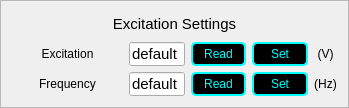
          <widget class="QFrame" name="frame_2">
           <property name="styleSheet">
            <string notr="true">#frame_2{
border:1px solid rgb(168,168,168)
}</string>
           </property>
           <property name="frameShape">
            <enum>QFrame::StyledPanel</enum>
           </property>
           <property name="frameShadow">
            <enum>QFrame::Raised</enum>
           </property>
           <layout class="QGridLayout" name="gridLayout_7" rowstretch="1,1,1" columnstretch="2,1,1,1,0">
            <item row="2" column="0">
             <widget class="QLabel" name="label_30">
              <property name="minimumSize">
               <size>
                <width>80</width>
                <height>20</height>
               </size>
              </property>
              <property name="maximumSize">
               <size>
                <width>200</width>
                <height>16777215</height>
               </size>
              </property>
              <property name="text">
               <string>Frequency</string>
              </property>
              <property name="alignment">
               <set>Qt::AlignCenter</set>
              </property>
             </widget>
            </item>
            <item row="2" column="1">
             <widget class="QLineEdit" name="lineEdit_LI_Frequency">
              <property name="sizePolicy">
               <sizepolicy hsizetype="Expanding" vsizetype="Preferred">
                <horstretch>0</horstretch>
                <verstretch>0</verstretch>
               </sizepolicy>
              </property>
              <property name="minimumSize">
               <size>
                <width>50</width>
                <height>20</height>
               </size>
              </property>
              <property name="maximumSize">
               <size>
                <width>16777215</width>
                <height>16777215</height>
               </size>
              </property>
              <property name="font">
               <font>
                <pointsize>11</pointsize>
               </font>
              </property>
              <property name="toolTip">
               <string>Frequency of both Lock-in</string>
              </property>
              <property name="text">
               <string>default</string>
              </property>
             </widget>
            </item>
            <item row="2" column="2">
             <widget class="QPushButton" name="pushButton_LI_Frequency_Read">
              <property name="sizePolicy">
               <sizepolicy hsizetype="Preferred" vsizetype="Preferred">
                <horstretch>0</horstretch>
                <verstretch>0</verstretch>
               </sizepolicy>
              </property>
              <property name="minimumSize">
               <size>
                <width>20</width>
                <height>20</height>
               </size>
              </property>
              <property name="maximumSize">
               <size>
                <width>9999</width>
                <height>9999</height>
               </size>
              </property>
              <property name="focusPolicy">
               <enum>Qt::NoFocus</enum>
              </property>
              <property name="toolTip">
               <string/>
              </property>
              <property name="styleSheet">
               <string notr="true">QPushButton:disabled#pushButton_LI_Frequency_Read{
color: rgb(168,168,168);
background-color:rgb(50,50,50);
border: 1px solid rgb(168,168,168);
border-radius: 5px
}

QPushButton:pressed#pushButton_LI_Frequency_Read{
color: rgb(0,255,255);
background-color:rgb(150,150,150);
border: 1px solid rgb(0,255,255);
border-radius: 5px
}

QPushButton#pushButton_LI_Frequency_Read{
color: rgb(0,255,255);
background-color:rgb(0,0,0);
border: 2px solid rgb(0,255,255);
border-radius: 5px
}

</string>
              </property>
              <property name="text">
               <string>Read</string>
              </property>
             </widget>
            </item>
            <item row="2" column="3">
             <widget class="QPushButton" name="pushButton_LI_Frequency_Set">
              <property name="sizePolicy">
               <sizepolicy hsizetype="Preferred" vsizetype="Preferred">
                <horstretch>0</horstretch>
                <verstretch>0</verstretch>
               </sizepolicy>
              </property>
              <property name="minimumSize">
               <size>
                <width>20</width>
                <height>20</height>
               </size>
              </property>
              <property name="maximumSize">
               <size>
                <width>9999</width>
                <height>9999</height>
               </size>
              </property>
              <property name="focusPolicy">
               <enum>Qt::NoFocus</enum>
              </property>
              <property name="toolTip">
               <string/>
              </property>
              <property name="styleSheet">
               <string notr="true">QPushButton:disabled#pushButton_LI_Frequency_Set{
color: rgb(168,168,168);
background-color:rgb(50,50,50);
border: 1px solid rgb(168,168,168);
border-radius: 5px
}

QPushButton:pressed#pushButton_LI_Frequency_Set{
color: rgb(0,255,255);
background-color:rgb(150,150,150);
border: 1px solid rgb(0,255,255);
border-radius: 5px
}

QPushButton#pushButton_LI_Frequency_Set{
color: rgb(0,255,255);
background-color:rgb(0,0,0);
border: 2px solid rgb(0,255,255);
border-radius: 5px
}

</string>
              </property>
              <property name="text">
               <string>Set</string>
              </property>
             </widget>
            </item>
            <item row="2" column="4">
             <widget class="QLabel" name="label_27">
              <property name="minimumSize">
               <size>
                <width>20</width>
                <height>20</height>
               </size>
              </property>
              <property name="toolTip">
               <string notr="true"/>
              </property>
              <property name="text">
               <string>(Hz)</string>
              </property>
              <property name="alignment">
               <set>Qt::AlignCenter</set>
              </property>
             </widget>
            </item>
            <item row="0" column="0" colspan="5">
             <widget class="QLabel" name="label_Voltage_LI_Settings_3">
              <property name="minimumSize">
               <size>
                <width>60</width>
                <height>20</height>
               </size>
              </property>
              <property name="font">
               <font>
                <pointsize>11</pointsize>
               </font>
              </property>
              <property name="styleSheet">
               <string notr="true">#label_ImageNum{
color: rgb(168, 168, 168)
}</string>
              </property>
              <property name="text">
               <string>Excitation Settings</string>
              </property>
              <property name="alignment">
               <set>Qt::AlignCenter</set>
              </property>
             </widget>
            </item>
            <item row="1" column="0">
             <widget class="QLabel" name="label_32">
              <property name="minimumSize">
               <size>
                <width>60</width>
                <height>20</height>
               </size>
              </property>
              <property name="styleSheet">
               <string notr="true">#label_ImageNum{
color: rgb(168, 168, 168)
}</string>
              </property>
              <property name="text">
               <string>Excitation</string>
              </property>
              <property name="alignment">
               <set>Qt::AlignCenter</set>
              </property>
             </widget>
            </item>
            <item row="1" column="1">
             <widget class="QLineEdit" name="lineEdit_LI_Excitation">
              <property name="sizePolicy">
               <sizepolicy hsizetype="Expanding" vsizetype="Preferred">
                <horstretch>0</horstretch>
                <verstretch>0</verstretch>
               </sizepolicy>
              </property>
              <property name="minimumSize">
               <size>
                <width>50</width>
                <height>20</height>
               </size>
              </property>
              <property name="maximumSize">
               <size>
                <width>16777215</width>
                <height>16777215</height>
               </size>
              </property>
              <property name="font">
               <font>
                <pointsize>11</pointsize>
               </font>
              </property>
              <property name="toolTip">
               <string>Excitation voltage of Voltage Lock In</string>
              </property>
              <property name="text">
               <string>default</string>
              </property>
             </widget>
            </item>
            <item row="1" column="2">
             <widget class="QPushButton" name="pushButton_LI_Excitation_Read">
              <property name="sizePolicy">
               <sizepolicy hsizetype="Preferred" vsizetype="Preferred">
                <horstretch>0</horstretch>
                <verstretch>0</verstretch>
               </sizepolicy>
              </property>
              <property name="minimumSize">
               <size>
                <width>20</width>
                <height>20</height>
               </size>
              </property>
              <property name="maximumSize">
               <size>
                <width>9999</width>
                <height>9999</height>
               </size>
              </property>
              <property name="focusPolicy">
               <enum>Qt::NoFocus</enum>
              </property>
              <property name="toolTip">
               <string/>
              </property>
              <property name="styleSheet">
               <string notr="true">QPushButton:disabled#pushButton_LI_Excitation_Read{
color: rgb(168,168,168);
background-color:rgb(50,50,50);
border: 1px solid rgb(168,168,168);
border-radius: 5px
}

QPushButton:pressed#pushButton_LI_Excitation_Read{
color: rgb(0,255,255);
background-color:rgb(150,150,150);
border: 1px solid rgb(0,255,255);
border-radius: 5px
}

QPushButton#pushButton_LI_Excitation_Read{
color: rgb(0,255,255);
background-color:rgb(0,0,0);
border: 2px solid rgb(0,255,255);
border-radius: 5px
}

</string>
              </property>
              <property name="text">
               <string>Read</string>
              </property>
             </widget>
            </item>
            <item row="1" column="3">
             <widget class="QPushButton" name="pushButton_LI_Excitation_Set">
              <property name="sizePolicy">
               <sizepolicy hsizetype="Preferred" vsizetype="Preferred">
                <horstretch>0</horstretch>
                <verstretch>0</verstretch>
               </sizepolicy>
              </property>
              <property name="minimumSize">
               <size>
                <width>20</width>
                <height>20</height>
               </size>
              </property>
              <property name="maximumSize">
               <size>
                <width>9999</width>
                <height>9999</height>
               </size>
              </property>
              <property name="focusPolicy">
               <enum>Qt::NoFocus</enum>
              </property>
              <property name="toolTip">
               <string/>
              </property>
              <property name="styleSheet">
               <string notr="true">QPushButton:disabled#pushButton_LI_Excitation_Set{
color: rgb(168,168,168);
background-color:rgb(50,50,50);
border: 1px solid rgb(168,168,168);
border-radius: 5px
}

QPushButton:pressed#pushButton_LI_Excitation_Set{
color: rgb(0,255,255);
background-color:rgb(150,150,150);
border: 1px solid rgb(0,255,255);
border-radius: 5px
}

QPushButton#pushButton_LI_Excitation_Set{
color: rgb(0,255,255);
background-color:rgb(0,0,0);
border: 2px solid rgb(0,255,255);
border-radius: 5px
}

</string>
              </property>
              <property name="text">
               <string>Set</string>
              </property>
             </widget>
            </item>
            <item row="1" column="4">
             <widget class="QLabel" name="label_33">
              <property name="minimumSize">
               <size>
                <width>20</width>
                <height>20</height>
               </size>
              </property>
              <property name="toolTip">
               <string notr="true"/>
              </property>
              <property name="text">
               <string>(V)</string>
              </property>
              <property name="alignment">
               <set>Qt::AlignCenter</set>
              </property>
             </widget>
            </item>
           </layout>
          </widget>
